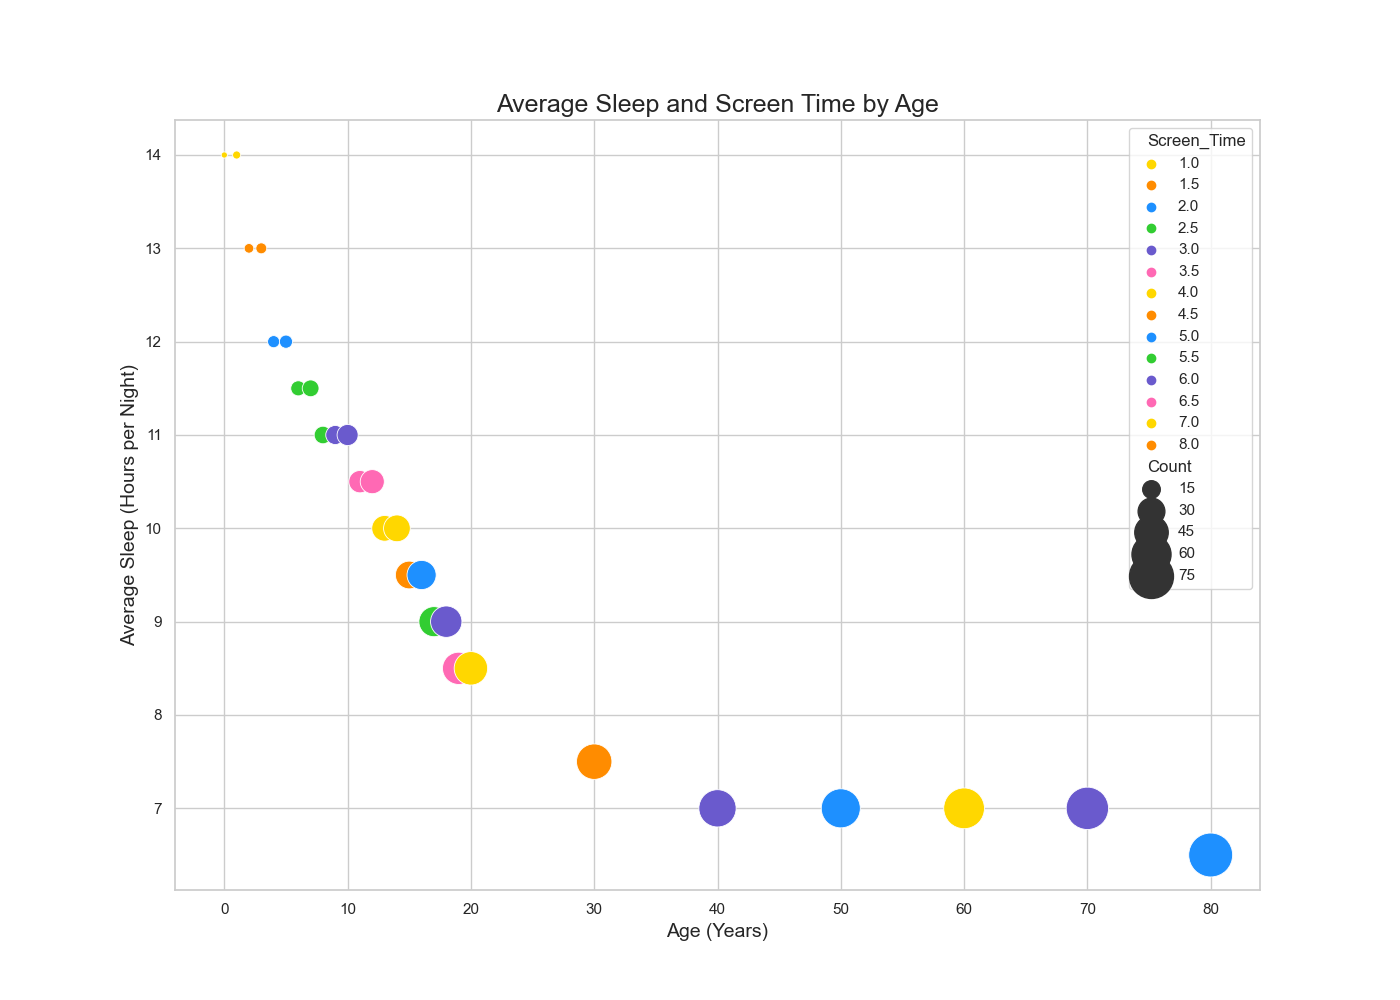

Generate this figure with Python:

import matplotlib.pyplot as plt
import seaborn as sns
import pandas as pd

# Define the data as a dictionary, which then will be converted into a DataFrame
data = {
    'Age': [0, 1, 2, 3, 4, 5, 6, 7, 8, 9, 10, 11, 12, 13, 14, 15, 16, 17, 18, 19, 20, 30, 40, 50, 60, 70, 80],
    'Average_Sleep': [14, 14, 13, 13, 12, 12, 11.5, 11.5, 11, 11, 11, 10.5, 10.5, 10, 10, 9.5, 9.5, 9, 9, 8.5, 8.5, 7.5, 7, 7, 7, 7, 6.5],
    'Screen_Time': [1, 1, 1.5, 1.5, 2, 2, 2.5, 2.5, 2.5, 3, 3, 3.5, 3.5, 4, 4, 4.5, 5, 5.5, 6, 6.5, 7, 8, 6, 5, 4, 3, 2],
    'Count': [5, 6, 7, 8, 9, 10, 12, 14, 15, 17, 20, 22, 25, 28, 30, 32, 35, 37, 40, 42, 45, 50, 55, 60, 65, 70, 75]
}

# Convert the data into a DataFrame
df = pd.DataFrame(data)

# Creating the bubble chart
plt.figure(figsize=(14, 10))
bubble_chart = sns.scatterplot(data=df, x='Age', y='Average_Sleep', hue='Screen_Time', size='Count', sizes=(20, 1000),
                               palette=['#FFD700', '#FF8C00', '#1E90FF', '#32CD32', '#6A5ACD', '#FF69B4'])

# Customize the axes and title
bubble_chart.set_title('Average Sleep and Screen Time by Age', fontsize=18)
bubble_chart.set_xlabel('Age (Years)', fontsize=14)
bubble_chart.set_ylabel('Average Sleep (Hours per Night)', fontsize=14)

# Show the plot
plt.show()
